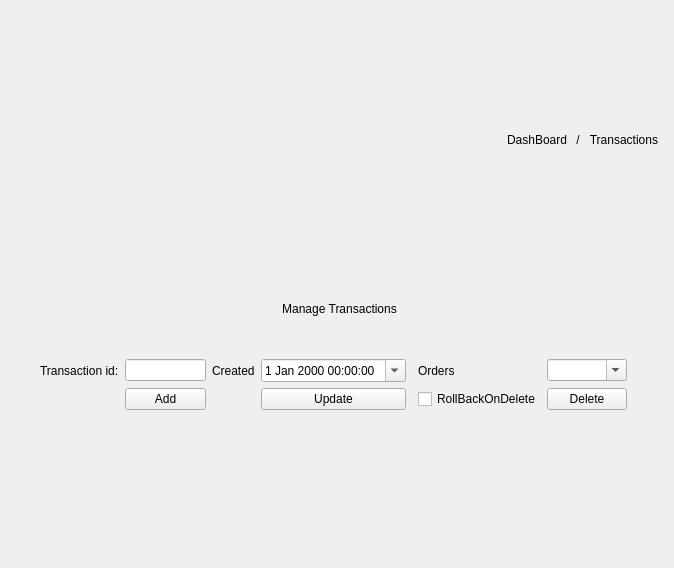
<?xml version="1.0" encoding="UTF-8"?>
<ui version="4.0">
 <class>Form</class>
 <widget class="QWidget" name="Form">
  <property name="geometry">
   <rect>
    <x>0</x>
    <y>0</y>
    <width>674</width>
    <height>568</height>
   </rect>
  </property>
  <property name="windowTitle">
   <string>Form</string>
  </property>
  <widget class="QWidget" name="gridLayoutWidget">
   <property name="geometry">
    <rect>
     <x>40</x>
     <y>20</y>
     <width>618</width>
     <height>504</height>
    </rect>
   </property>
   <layout class="QGridLayout" name="baseLayout">
    <item row="2" column="0">
     <layout class="QVBoxLayout" name="treeContainer">
      <item>
       <spacer name="horizontalSpacer_3">
        <property name="orientation">
         <enum>Qt::Horizontal</enum>
        </property>
        <property name="sizeHint" stdset="0">
         <size>
          <width>40</width>
          <height>20</height>
         </size>
        </property>
       </spacer>
      </item>
     </layout>
    </item>
    <item row="0" column="0" colspan="2">
     <layout class="QHBoxLayout" name="horizontalLayout">
      <item>
       <spacer name="horizontalSpacer">
        <property name="orientation">
         <enum>Qt::Horizontal</enum>
        </property>
        <property name="sizeHint" stdset="0">
         <size>
          <width>40</width>
          <height>20</height>
         </size>
        </property>
       </spacer>
      </item>
      <item>
       <widget class="QLabel" name="label">
        <property name="text">
         <string>DashBoard</string>
        </property>
        <property name="alignment">
         <set>Qt::AlignRight|Qt::AlignTrailing|Qt::AlignVCenter</set>
        </property>
       </widget>
      </item>
      <item>
       <widget class="QLabel" name="label_3">
        <property name="text">
         <string> / </string>
        </property>
       </widget>
      </item>
      <item>
       <widget class="QLabel" name="label_2">
        <property name="text">
         <string>Transactions</string>
        </property>
        <property name="alignment">
         <set>Qt::AlignRight|Qt::AlignTrailing|Qt::AlignVCenter</set>
        </property>
       </widget>
      </item>
     </layout>
    </item>
    <item row="1" column="0">
     <layout class="QGridLayout" name="gridLayout">
      <item row="1" column="1">
       <widget class="QLineEdit" name="transactionId">
        <property name="readOnly">
         <bool>true</bool>
        </property>
       </widget>
      </item>
      <item row="3" column="1" colspan="7">
       <widget class="QLabel" name="error">
        <property name="styleSheet">
         <string notr="true">font: 10pt &quot;Small Fonts&quot;;
color: rgb(170, 0, 0);</string>
        </property>
        <property name="text">
         <string/>
        </property>
       </widget>
      </item>
      <item row="2" column="9">
       <spacer name="horizontalSpacer_2">
        <property name="orientation">
         <enum>Qt::Horizontal</enum>
        </property>
        <property name="sizeHint" stdset="0">
         <size>
          <width>40</width>
          <height>20</height>
         </size>
        </property>
       </spacer>
      </item>
      <item row="2" column="1">
       <widget class="QPushButton" name="addTransaction">
        <property name="text">
         <string>Add</string>
        </property>
       </widget>
      </item>
      <item row="1" column="2">
       <widget class="QLabel" name="label_5">
        <property name="text">
         <string>Created</string>
        </property>
       </widget>
      </item>
      <item row="0" column="0" colspan="9">
       <widget class="QLabel" name="label_6">
        <property name="styleSheet">
         <string notr="true">font: 200 22pt &quot;Source Code Pro ExtraLight&quot;;</string>
        </property>
        <property name="text">
         <string>Manage Transactions</string>
        </property>
        <property name="alignment">
         <set>Qt::AlignCenter</set>
        </property>
       </widget>
      </item>
      <item row="1" column="3">
       <widget class="QDateTimeEdit" name="created">
        <property name="readOnly">
         <bool>false</bool>
        </property>
        <property name="calendarPopup">
         <bool>true</bool>
        </property>
       </widget>
      </item>
      <item row="1" column="5">
       <widget class="QLabel" name="label_9">
        <property name="text">
         <string>Orders</string>
        </property>
       </widget>
      </item>
      <item row="1" column="0">
       <widget class="QLabel" name="label_4">
        <property name="text">
         <string>Transaction id:</string>
        </property>
       </widget>
      </item>
      <item row="1" column="6">
       <widget class="QComboBox" name="orders">
        <property name="editable">
         <bool>true</bool>
        </property>
       </widget>
      </item>
      <item row="2" column="3">
       <widget class="QPushButton" name="updateTransaction">
        <property name="text">
         <string>Update</string>
        </property>
       </widget>
      </item>
      <item row="2" column="6">
       <widget class="QPushButton" name="deleteTransaction">
        <property name="text">
         <string>Delete</string>
        </property>
       </widget>
      </item>
      <item row="2" column="5">
       <widget class="QCheckBox" name="rollBackOnDelete">
        <property name="text">
         <string>RollBackOnDelete</string>
        </property>
       </widget>
      </item>
     </layout>
    </item>
   </layout>
  </widget>
 </widget>
 <resources/>
 <connections/>
</ui>
